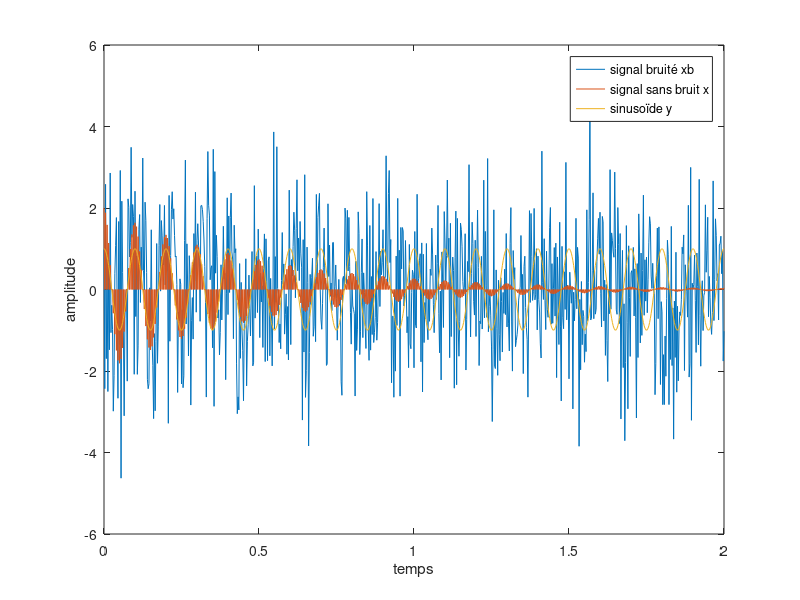
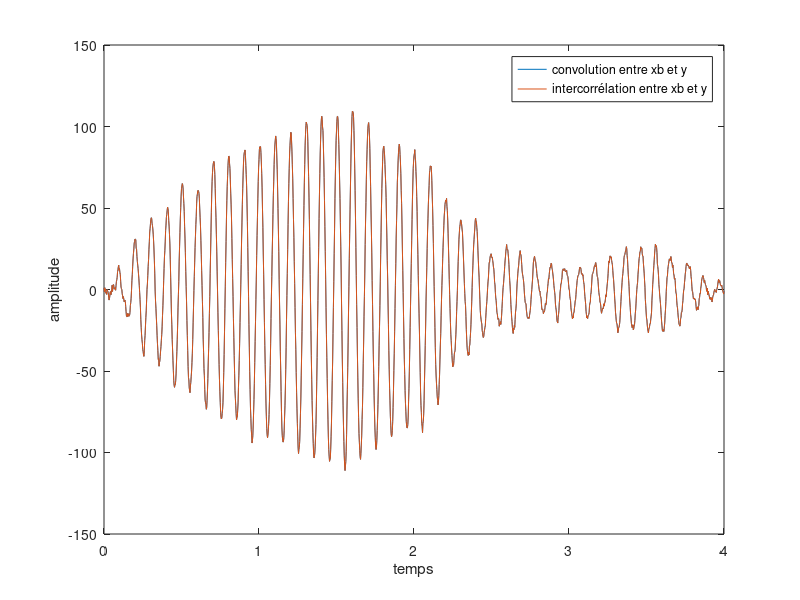

MATLAB code for these plots, in order:
% 1) Signal sinusoidal amorti
f1=10;      % fréquences des 2 sinusoïdes
f2=190;
alpha=2;    % amortissement
fe=400;     % fréquence d'échantillonnage
Te=1/fe;    % période d'échantillonnage

t=0:Te:2;   % axe des temps et signal
x=exp(-alpha*t).*cos(2*pi*f1*t) + exp(-alpha*t).*cos(2*pi*f2*t);

N=length(x);    % taille du x: N = 801

% 2) Bruit blanc
b=0;
for i=1:10
    e=randn(size(x));   % bruit blanc gaussien
    e=(e-mean(e))/std(e); % bruit blanc centré réduit
    b=b+sqrt(20)*e;
end
b=b/10;

xb=x+b; % signal avec bruit

% 3) Sinusoïde pure
y=cos(2*pi*10*t);

% 4) Tracé des 3 signaux
figure(1); plot(t, xb, t, x, t, y);
xlabel('temps'); ylabel('amplitude');
legend('signal bruité xb','signal sans bruit x','sinusoïde y');

% 5) Calcul de la convolution
z=conv(xb, y);   % produit de convolution entre xb et y
Nz=length(z);    % la longueur de z est Nz = 2*N-1 = 1601

% 6) Calcul de l'intercorrélation
r=xcorr(xb, y); % intercorrélation entre xb et y
% r est pseudo-périodique de fréquence 10 Hz
% z est égal à r car la fonction d'intercorrélation peut être calculée par
% un produit de convolution entre xb et y (noter que y est un signal pair)

% 7) Axe des temps pour les signaux z et r
tz=(0:1:Nz-1)*Te;
% tz=linspace(0,Nz-1,Nz)*Te;    % autre façon de générer tz

% 8) Tracé de la convolution et de l'intercorrélation
figure(2);
plot(tz, z, tz, r); xlabel('temps'); ylabel('amplitude');
legend('convolution entre xb et y', 'intercorrélation entre xb et y');
